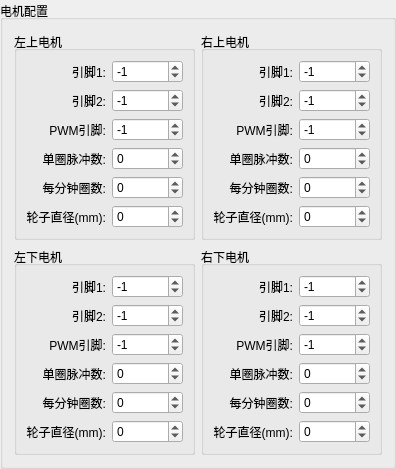
        <widget class="QGroupBox" name="groupBox_9">
         <property name="title">
          <string>电机配置</string>
         </property>
         <property name="alignment">
          <set>Qt::AlignLeading|Qt::AlignLeft|Qt::AlignVCenter</set>
         </property>
         <layout class="QVBoxLayout" name="verticalLayout_19">
          <item>
           <layout class="QHBoxLayout" name="horizontalLayout_36">
            <item>
             <widget class="QGroupBox" name="groupBox_10">
              <property name="title">
               <string>左上电机</string>
              </property>
              <property name="alignment">
               <set>Qt::AlignLeading|Qt::AlignLeft|Qt::AlignVCenter</set>
              </property>
              <layout class="QHBoxLayout" name="horizontalLayout_31">
               <item>
                <layout class="QVBoxLayout" name="verticalLayout_28">
                 <item>
                  <widget class="QLabel" name="label_35">
                   <property name="text">
                    <string>引脚1:</string>
                   </property>
                   <property name="alignment">
                    <set>Qt::AlignRight|Qt::AlignTrailing|Qt::AlignVCenter</set>
                   </property>
                  </widget>
                 </item>
                 <item>
                  <widget class="QLabel" name="label_45">
                   <property name="text">
                    <string>引脚2:</string>
                   </property>
                   <property name="alignment">
                    <set>Qt::AlignRight|Qt::AlignTrailing|Qt::AlignVCenter</set>
                   </property>
                  </widget>
                 </item>
                 <item>
                  <widget class="QLabel" name="label_46">
                   <property name="text">
                    <string>PWM引脚:</string>
                   </property>
                   <property name="alignment">
                    <set>Qt::AlignRight|Qt::AlignTrailing|Qt::AlignVCenter</set>
                   </property>
                  </widget>
                 </item>
                 <item>
                  <widget class="QLabel" name="label_42">
                   <property name="sizePolicy">
                    <sizepolicy hsizetype="Preferred" vsizetype="Preferred">
                     <horstretch>0</horstretch>
                     <verstretch>0</verstretch>
                    </sizepolicy>
                   </property>
                   <property name="text">
                    <string>单圈脉冲数:</string>
                   </property>
                   <property name="alignment">
                    <set>Qt::AlignRight|Qt::AlignTrailing|Qt::AlignVCenter</set>
                   </property>
                  </widget>
                 </item>
                 <item>
                  <widget class="QLabel" name="label_43">
                   <property name="sizePolicy">
                    <sizepolicy hsizetype="Preferred" vsizetype="Preferred">
                     <horstretch>0</horstretch>
                     <verstretch>0</verstretch>
                    </sizepolicy>
                   </property>
                   <property name="text">
                    <string>每分钟圈数:</string>
                   </property>
                   <property name="alignment">
                    <set>Qt::AlignRight|Qt::AlignTrailing|Qt::AlignVCenter</set>
                   </property>
                  </widget>
                 </item>
                 <item>
                  <widget class="QLabel" name="label_40">
                   <property name="sizePolicy">
                    <sizepolicy hsizetype="Preferred" vsizetype="Preferred">
                     <horstretch>0</horstretch>
                     <verstretch>0</verstretch>
                    </sizepolicy>
                   </property>
                   <property name="text">
                    <string>轮子直径(mm):</string>
                   </property>
                   <property name="alignment">
                    <set>Qt::AlignRight|Qt::AlignTrailing|Qt::AlignVCenter</set>
                   </property>
                  </widget>
                 </item>
                </layout>
               </item>
               <item>
                <layout class="QVBoxLayout" name="verticalLayout_29">
                 <item>
                  <widget class="QSpinBox" name="spinBox_left_front_motor_pin0">
                   <property name="minimum">
                    <number>-1000000000</number>
                   </property>
                   <property name="maximum">
                    <number>1000000000</number>
                   </property>
                   <property name="value">
                    <number>-1</number>
                   </property>
                  </widget>
                 </item>
                 <item>
                  <widget class="QSpinBox" name="spinBox_left_front_motor_pin1">
                   <property name="minimum">
                    <number>-1000000000</number>
                   </property>
                   <property name="maximum">
                    <number>1000000000</number>
                   </property>
                   <property name="value">
                    <number>-1</number>
                   </property>
                  </widget>
                 </item>
                 <item>
                  <widget class="QSpinBox" name="spinBox_left_front_motor_pinPwm">
                   <property name="minimum">
                    <number>-1000000000</number>
                   </property>
                   <property name="maximum">
                    <number>1000000000</number>
                   </property>
                   <property name="value">
                    <number>-1</number>
                   </property>
                  </widget>
                 </item>
                 <item>
                  <widget class="QSpinBox" name="spinBox_left_front_motor_pluses_per_revolution">
                   <property name="sizePolicy">
                    <sizepolicy hsizetype="Minimum" vsizetype="Fixed">
                     <horstretch>0</horstretch>
                     <verstretch>0</verstretch>
                    </sizepolicy>
                   </property>
                   <property name="minimum">
                    <number>-1000000000</number>
                   </property>
                   <property name="maximum">
                    <number>1000000000</number>
                   </property>
                  </widget>
                 </item>
                 <item>
                  <widget class="QSpinBox" name="spinBox_left_front_motor_revolutions_per_minute">
                   <property name="sizePolicy">
                    <sizepolicy hsizetype="Minimum" vsizetype="Fixed">
                     <horstretch>0</horstretch>
                     <verstretch>0</verstretch>
                    </sizepolicy>
                   </property>
                   <property name="minimum">
                    <number>-1000000000</number>
                   </property>
                   <property name="maximum">
                    <number>1000000000</number>
                   </property>
                  </widget>
                 </item>
                 <item>
                  <widget class="QSpinBox" name="spinBox_left_front_motor_wheel_diameter">
                   <property name="minimum">
                    <number>-1000000000</number>
                   </property>
                   <property name="maximum">
                    <number>1000000000</number>
                   </property>
                  </widget>
                 </item>
                </layout>
               </item>
              </layout>
             </widget>
            </item>
            <item>
             <widget class="QGroupBox" name="groupBox_11">
              <property name="title">
               <string>右上电机</string>
              </property>
              <property name="alignment">
               <set>Qt::AlignLeading|Qt::AlignLeft|Qt::AlignVCenter</set>
              </property>
              <layout class="QHBoxLayout" name="horizontalLayout_32">
               <item>
                <layout class="QVBoxLayout" name="verticalLayout_30">
                 <item>
                  <widget class="QLabel" name="label_47">
                   <property name="text">
                    <string>引脚1:</string>
                   </property>
                   <property name="alignment">
                    <set>Qt::AlignRight|Qt::AlignTrailing|Qt::AlignVCenter</set>
                   </property>
                  </widget>
                 </item>
                 <item>
                  <widget class="QLabel" name="label_48">
                   <property name="text">
                    <string>引脚2:</string>
                   </property>
                   <property name="alignment">
                    <set>Qt::AlignRight|Qt::AlignTrailing|Qt::AlignVCenter</set>
                   </property>
                  </widget>
                 </item>
                 <item>
                  <widget class="QLabel" name="label_49">
                   <property name="text">
                    <string>PWM引脚:</string>
                   </property>
                   <property name="alignment">
                    <set>Qt::AlignRight|Qt::AlignTrailing|Qt::AlignVCenter</set>
                   </property>
                  </widget>
                 </item>
                 <item>
                  <widget class="QLabel" name="label_88">
                   <property name="sizePolicy">
                    <sizepolicy hsizetype="Preferred" vsizetype="Preferred">
                     <horstretch>0</horstretch>
                     <verstretch>0</verstretch>
                    </sizepolicy>
                   </property>
                   <property name="text">
                    <string>单圈脉冲数:</string>
                   </property>
                   <property name="alignment">
                    <set>Qt::AlignRight|Qt::AlignTrailing|Qt::AlignVCenter</set>
                   </property>
                  </widget>
                 </item>
                 <item>
                  <widget class="QLabel" name="label_89">
                   <property name="sizePolicy">
                    <sizepolicy hsizetype="Preferred" vsizetype="Preferred">
                     <horstretch>0</horstretch>
                     <verstretch>0</verstretch>
                    </sizepolicy>
                   </property>
                   <property name="text">
                    <string>每分钟圈数:</string>
                   </property>
                   <property name="alignment">
                    <set>Qt::AlignRight|Qt::AlignTrailing|Qt::AlignVCenter</set>
                   </property>
                  </widget>
                 </item>
                 <item>
                  <widget class="QLabel" name="label_87">
                   <property name="sizePolicy">
                    <sizepolicy hsizetype="Preferred" vsizetype="Preferred">
                     <horstretch>0</horstretch>
                     <verstretch>0</verstretch>
                    </sizepolicy>
                   </property>
                   <property name="text">
                    <string>轮子直径(mm):</string>
                   </property>
                   <property name="alignment">
                    <set>Qt::AlignRight|Qt::AlignTrailing|Qt::AlignVCenter</set>
                   </property>
                  </widget>
                 </item>
                </layout>
               </item>
               <item>
                <layout class="QVBoxLayout" name="verticalLayout_31">
                 <item>
                  <widget class="QSpinBox" name="spinBox_right_front_motor_pin0">
                   <property name="minimum">
                    <number>-1000000000</number>
                   </property>
                   <property name="maximum">
                    <number>1000000000</number>
                   </property>
                   <property name="value">
                    <number>-1</number>
                   </property>
                  </widget>
                 </item>
                 <item>
                  <widget class="QSpinBox" name="spinBox_right_front_motor_pin1">
                   <property name="minimum">
                    <number>-1000000000</number>
                   </property>
                   <property name="maximum">
                    <number>1000000000</number>
                   </property>
                   <property name="value">
                    <number>-1</number>
                   </property>
                  </widget>
                 </item>
                 <item>
                  <widget class="QSpinBox" name="spinBox_right_front_motor_pinPwm">
                   <property name="minimum">
                    <number>-1000000000</number>
                   </property>
                   <property name="maximum">
                    <number>1000000000</number>
                   </property>
                   <property name="value">
                    <number>-1</number>
                   </property>
                  </widget>
                 </item>
                 <item>
                  <widget class="QSpinBox" name="spinBox_right_front_motor_pluses_per_revolution">
                   <property name="sizePolicy">
                    <sizepolicy hsizetype="Preferred" vsizetype="Preferred">
                     <horstretch>0</horstretch>
                     <verstretch>0</verstretch>
                    </sizepolicy>
                   </property>
                   <property name="minimum">
                    <number>-1000000000</number>
                   </property>
                   <property name="maximum">
                    <number>1000000000</number>
                   </property>
                  </widget>
                 </item>
                 <item>
                  <widget class="QSpinBox" name="spinBox_right_front_motor_revolutions_per_minute">
                   <property name="sizePolicy">
                    <sizepolicy hsizetype="Preferred" vsizetype="Preferred">
                     <horstretch>0</horstretch>
                     <verstretch>0</verstretch>
                    </sizepolicy>
                   </property>
                   <property name="minimum">
                    <number>-1000000000</number>
                   </property>
                   <property name="maximum">
                    <number>1000000000</number>
                   </property>
                  </widget>
                 </item>
                 <item>
                  <widget class="QSpinBox" name="spinBox_right_front_motor_wheel_diameter">
                   <property name="minimum">
                    <number>-1000000000</number>
                   </property>
                   <property name="maximum">
                    <number>1000000000</number>
                   </property>
                  </widget>
                 </item>
                </layout>
               </item>
              </layout>
             </widget>
            </item>
           </layout>
          </item>
          <item>
           <layout class="QHBoxLayout" name="horizontalLayout_43">
            <item>
             <widget class="QGroupBox" name="groupBox_14">
              <property name="title">
               <string>左下电机</string>
              </property>
              <property name="alignment">
               <set>Qt::AlignLeading|Qt::AlignLeft|Qt::AlignVCenter</set>
              </property>
              <layout class="QHBoxLayout" name="horizontalLayout_35">
               <item>
                <layout class="QVBoxLayout" name="verticalLayout_39">
                 <item>
                  <widget class="QLabel" name="label_55">
                   <property name="text">
                    <string>引脚1:</string>
                   </property>
                   <property name="alignment">
                    <set>Qt::AlignRight|Qt::AlignTrailing|Qt::AlignVCenter</set>
                   </property>
                  </widget>
                 </item>
                 <item>
                  <widget class="QLabel" name="label_59">
                   <property name="text">
                    <string>引脚2:</string>
                   </property>
                   <property name="alignment">
                    <set>Qt::AlignRight|Qt::AlignTrailing|Qt::AlignVCenter</set>
                   </property>
                  </widget>
                 </item>
                 <item>
                  <widget class="QLabel" name="label_60">
                   <property name="text">
                    <string>PWM引脚:</string>
                   </property>
                   <property name="alignment">
                    <set>Qt::AlignRight|Qt::AlignTrailing|Qt::AlignVCenter</set>
                   </property>
                  </widget>
                 </item>
                 <item>
                  <widget class="QLabel" name="label_91">
                   <property name="sizePolicy">
                    <sizepolicy hsizetype="Preferred" vsizetype="Preferred">
                     <horstretch>0</horstretch>
                     <verstretch>0</verstretch>
                    </sizepolicy>
                   </property>
                   <property name="text">
                    <string>单圈脉冲数:</string>
                   </property>
                   <property name="alignment">
                    <set>Qt::AlignRight|Qt::AlignTrailing|Qt::AlignVCenter</set>
                   </property>
                  </widget>
                 </item>
                 <item>
                  <widget class="QLabel" name="label_92">
                   <property name="sizePolicy">
                    <sizepolicy hsizetype="Preferred" vsizetype="Preferred">
                     <horstretch>0</horstretch>
                     <verstretch>0</verstretch>
                    </sizepolicy>
                   </property>
                   <property name="text">
                    <string>每分钟圈数:</string>
                   </property>
                   <property name="alignment">
                    <set>Qt::AlignRight|Qt::AlignTrailing|Qt::AlignVCenter</set>
                   </property>
                  </widget>
                 </item>
                 <item>
                  <widget class="QLabel" name="label_90">
                   <property name="sizePolicy">
                    <sizepolicy hsizetype="Preferred" vsizetype="Preferred">
                     <horstretch>0</horstretch>
                     <verstretch>0</verstretch>
                    </sizepolicy>
                   </property>
                   <property name="text">
                    <string>轮子直径(mm):</string>
                   </property>
                   <property name="alignment">
                    <set>Qt::AlignRight|Qt::AlignTrailing|Qt::AlignVCenter</set>
                   </property>
                  </widget>
                 </item>
                </layout>
               </item>
               <item>
                <layout class="QVBoxLayout" name="verticalLayout_52">
                 <item>
                  <widget class="QSpinBox" name="spinBox_left_back_motor_pin0">
                   <property name="minimum">
                    <number>-1000000000</number>
                   </property>
                   <property name="maximum">
                    <number>1000000000</number>
                   </property>
                   <property name="value">
                    <number>-1</number>
                   </property>
                  </widget>
                 </item>
                 <item>
                  <widget class="QSpinBox" name="spinBox_left_back_motor_pin1">
                   <property name="minimum">
                    <number>-1000000000</number>
                   </property>
                   <property name="maximum">
                    <number>1000000000</number>
                   </property>
                   <property name="value">
                    <number>-1</number>
                   </property>
                  </widget>
                 </item>
                 <item>
                  <widget class="QSpinBox" name="spinBox_left_back_motor_pinPwm">
                   <property name="minimum">
                    <number>-1000000000</number>
                   </property>
                   <property name="maximum">
                    <number>1000000000</number>
                   </property>
                   <property name="value">
                    <number>-1</number>
                   </property>
                  </widget>
                 </item>
                 <item>
                  <widget class="QSpinBox" name="spinBox_left_back_motor_pluses_per_revolution">
                   <property name="sizePolicy">
                    <sizepolicy hsizetype="Preferred" vsizetype="Preferred">
                     <horstretch>0</horstretch>
                     <verstretch>0</verstretch>
                    </sizepolicy>
                   </property>
                   <property name="minimum">
                    <number>-1000000000</number>
                   </property>
                   <property name="maximum">
                    <number>1000000000</number>
                   </property>
                  </widget>
                 </item>
                 <item>
                  <widget class="QSpinBox" name="spinBox_left_back_motor_revolutions_per_minute">
                   <property name="sizePolicy">
                    <sizepolicy hsizetype="Preferred" vsizetype="Preferred">
                     <horstretch>0</horstretch>
                     <verstretch>0</verstretch>
                    </sizepolicy>
                   </property>
                   <property name="minimum">
                    <number>-1000000000</number>
                   </property>
                   <property name="maximum">
                    <number>1000000000</number>
                   </property>
                  </widget>
                 </item>
                 <item>
                  <widget class="QSpinBox" name="spinBox_left_back_motor_wheel_diameter">
                   <property name="minimum">
                    <number>-1000000000</number>
                   </property>
                   <property name="maximum">
                    <number>1000000000</number>
                   </property>
                  </widget>
                 </item>
                </layout>
               </item>
              </layout>
             </widget>
            </item>
            <item>
             <widget class="QGroupBox" name="groupBox_16">
              <property name="title">
               <string>右下电机</string>
              </property>
              <property name="alignment">
               <set>Qt::AlignLeading|Qt::AlignLeft|Qt::AlignVCenter</set>
              </property>
              <layout class="QHBoxLayout" name="horizontalLayout_45">
               <item>
                <layout class="QVBoxLayout" name="verticalLayout_53">
                 <item>
                  <widget class="QLabel" name="label_61">
                   <property name="text">
                    <string>引脚1:</string>
                   </property>
                   <property name="alignment">
                    <set>Qt::AlignRight|Qt::AlignTrailing|Qt::AlignVCenter</set>
                   </property>
                  </widget>
                 </item>
                 <item>
                  <widget class="QLabel" name="label_62">
                   <property name="text">
                    <string>引脚2:</string>
                   </property>
                   <property name="alignment">
                    <set>Qt::AlignRight|Qt::AlignTrailing|Qt::AlignVCenter</set>
                   </property>
                  </widget>
                 </item>
                 <item>
                  <widget class="QLabel" name="label_68">
                   <property name="text">
                    <string>PWM引脚:</string>
                   </property>
                   <property name="alignment">
                    <set>Qt::AlignRight|Qt::AlignTrailing|Qt::AlignVCenter</set>
                   </property>
                  </widget>
                 </item>
                 <item>
                  <widget class="QLabel" name="label_94">
                   <property name="sizePolicy">
                    <sizepolicy hsizetype="Preferred" vsizetype="Preferred">
                     <horstretch>0</horstretch>
                     <verstretch>0</verstretch>
                    </sizepolicy>
                   </property>
                   <property name="text">
                    <string>单圈脉冲数:</string>
                   </property>
                   <property name="alignment">
                    <set>Qt::AlignRight|Qt::AlignTrailing|Qt::AlignVCenter</set>
                   </property>
                  </widget>
                 </item>
                 <item>
                  <widget class="QLabel" name="label_95">
                   <property name="sizePolicy">
                    <sizepolicy hsizetype="Preferred" vsizetype="Preferred">
                     <horstretch>0</horstretch>
                     <verstretch>0</verstretch>
                    </sizepolicy>
                   </property>
                   <property name="text">
                    <string>每分钟圈数:</string>
                   </property>
                   <property name="alignment">
                    <set>Qt::AlignRight|Qt::AlignTrailing|Qt::AlignVCenter</set>
                   </property>
                  </widget>
                 </item>
                 <item>
                  <widget class="QLabel" name="label_93">
                   <property name="sizePolicy">
                    <sizepolicy hsizetype="Preferred" vsizetype="Preferred">
                     <horstretch>0</horstretch>
                     <verstretch>0</verstretch>
                    </sizepolicy>
                   </property>
                   <property name="text">
                    <string>轮子直径(mm):</string>
                   </property>
                   <property name="alignment">
                    <set>Qt::AlignRight|Qt::AlignTrailing|Qt::AlignVCenter</set>
                   </property>
                  </widget>
                 </item>
                </layout>
               </item>
               <item>
                <layout class="QVBoxLayout" name="verticalLayout_54">
                 <item>
                  <widget class="QSpinBox" name="spinBox_right_back_motor_pin0">
                   <property name="minimum">
                    <number>-1000000000</number>
                   </property>
                   <property name="maximum">
                    <number>1000000000</number>
                   </property>
                   <property name="value">
                    <number>-1</number>
                   </property>
                  </widget>
                 </item>
                 <item>
                  <widget class="QSpinBox" name="spinBox_right_back_motor_pin1">
                   <property name="minimum">
                    <number>-1000000000</number>
                   </property>
                   <property name="maximum">
                    <number>1000000000</number>
                   </property>
                   <property name="value">
                    <number>-1</number>
                   </property>
                  </widget>
                 </item>
                 <item>
                  <widget class="QSpinBox" name="spinBox_right_back_motor_pinPwm">
                   <property name="minimum">
                    <number>-1000000000</number>
                   </property>
                   <property name="maximum">
                    <number>1000000000</number>
                   </property>
                   <property name="value">
                    <number>-1</number>
                   </property>
                  </widget>
                 </item>
                 <item>
                  <widget class="QSpinBox" name="spinBox_right_back_motor_pluses_per_revolution">
                   <property name="sizePolicy">
                    <sizepolicy hsizetype="Preferred" vsizetype="Preferred">
                     <horstretch>0</horstretch>
                     <verstretch>0</verstretch>
                    </sizepolicy>
                   </property>
                   <property name="minimum">
                    <number>-1000000000</number>
                   </property>
                   <property name="maximum">
                    <number>1000000000</number>
                   </property>
                  </widget>
                 </item>
                 <item>
                  <widget class="QSpinBox" name="spinBox_right_back_motor_revolutions_per_minute">
                   <property name="sizePolicy">
                    <sizepolicy hsizetype="Preferred" vsizetype="Preferred">
                     <horstretch>0</horstretch>
                     <verstretch>0</verstretch>
                    </sizepolicy>
                   </property>
                   <property name="minimum">
                    <number>-1000000000</number>
                   </property>
                   <property name="maximum">
                    <number>1000000000</number>
                   </property>
                  </widget>
                 </item>
                 <item>
                  <widget class="QSpinBox" name="spinBox_right_back_motor_wheel_diameter">
                   <property name="minimum">
                    <number>-1000000000</number>
                   </property>
                   <property name="maximum">
                    <number>1000000000</number>
                   </property>
                  </widget>
                 </item>
                </layout>
               </item>
              </layout>
             </widget>
            </item>
           </layout>
          </item>
         </layout>
        </widget>
